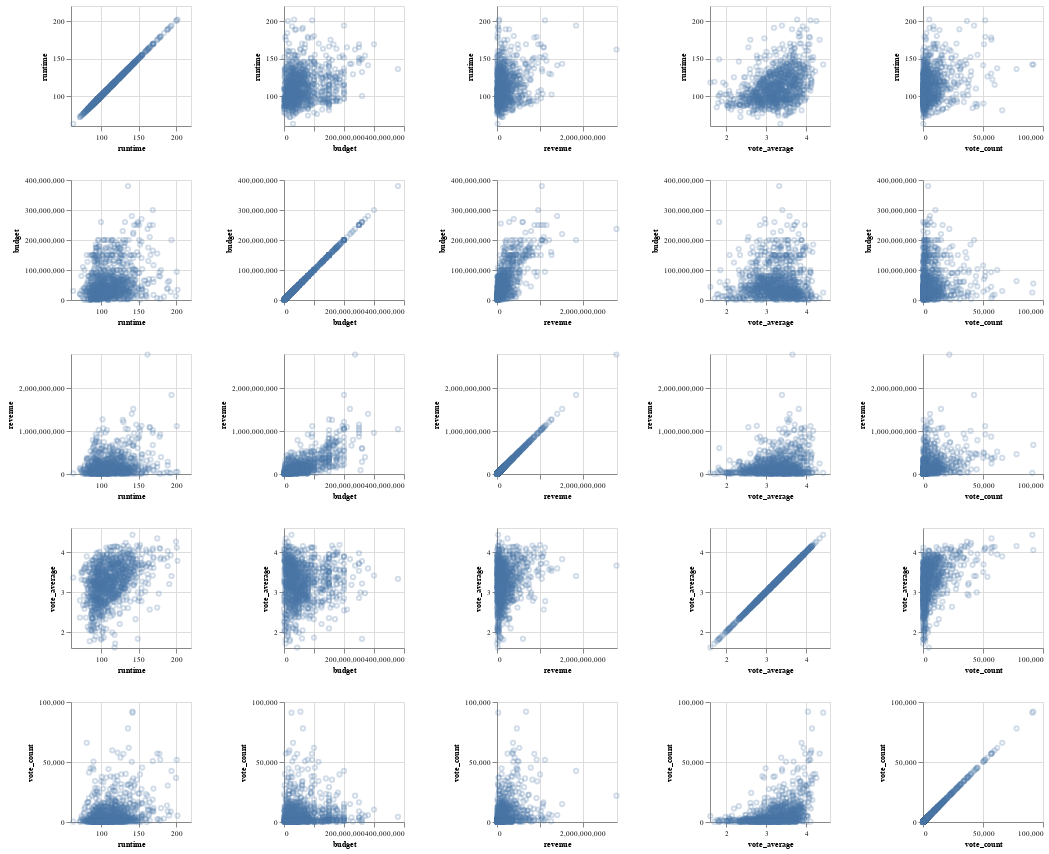

The code cell stored with this chart in its notebook:
### Markdown cell above
<div class="alert alert-info" style="color:black">

### Question 2.1
rubric={viz:2,accuracy:2}
    
<h4>Python</h4>

<p>Next, let’s look at the relationships between pairs of numerical columns.For this we will create a scatterplot matrix (SPLOM) for all numerical columns except id.</p>
<ol type="1">
<li>I recommend starting with creating a single scatter plot and gradually substituting in the repeating columns.</li>
<li>Do not include zero on either axis unless the data actually starts at zero.</li>
<li>Reduce each subplots height and width to be able to see the entire lower diagonal in view.</li>
<li>Set the opacity and size of the points directly inside <code>mark_point()</code> in order for the plots to appear less saturated.</li>
<li>Configure the axes to remove or shrink the font of the axes labels (and optional reduce the axes titles' size). Plots don't have to look perfect during EDA, the point here is to pick up trends, not necessarily to read all labels.</li>
</ol>

You can <a href=https://altair-viz.github.io/gallery/scatter_matrix.html> study this example if you want guidance.</a>

</div>

### Code cell
# YOUR ANSWER GOES HERE
import altair as alt
alt.renderers.enable("default")

num_cols = df.select_dtypes(include="number").columns.tolist()
num_cols = [c for c in num_cols if c != "id"]

alt.Chart(df).mark_point(opacity=0.25, size=18).encode(
    x=alt.X(alt.repeat("column"), type="quantitative", scale=alt.Scale(zero=False)),
    y=alt.Y(alt.repeat("row"), type="quantitative", scale=alt.Scale(zero=False)),
).properties(
    width=120,
    height=120
).repeat(
    row=num_cols,
    column=num_cols
).configure_axis(
    labelFontSize=7,
    titleFontSize=8
)
